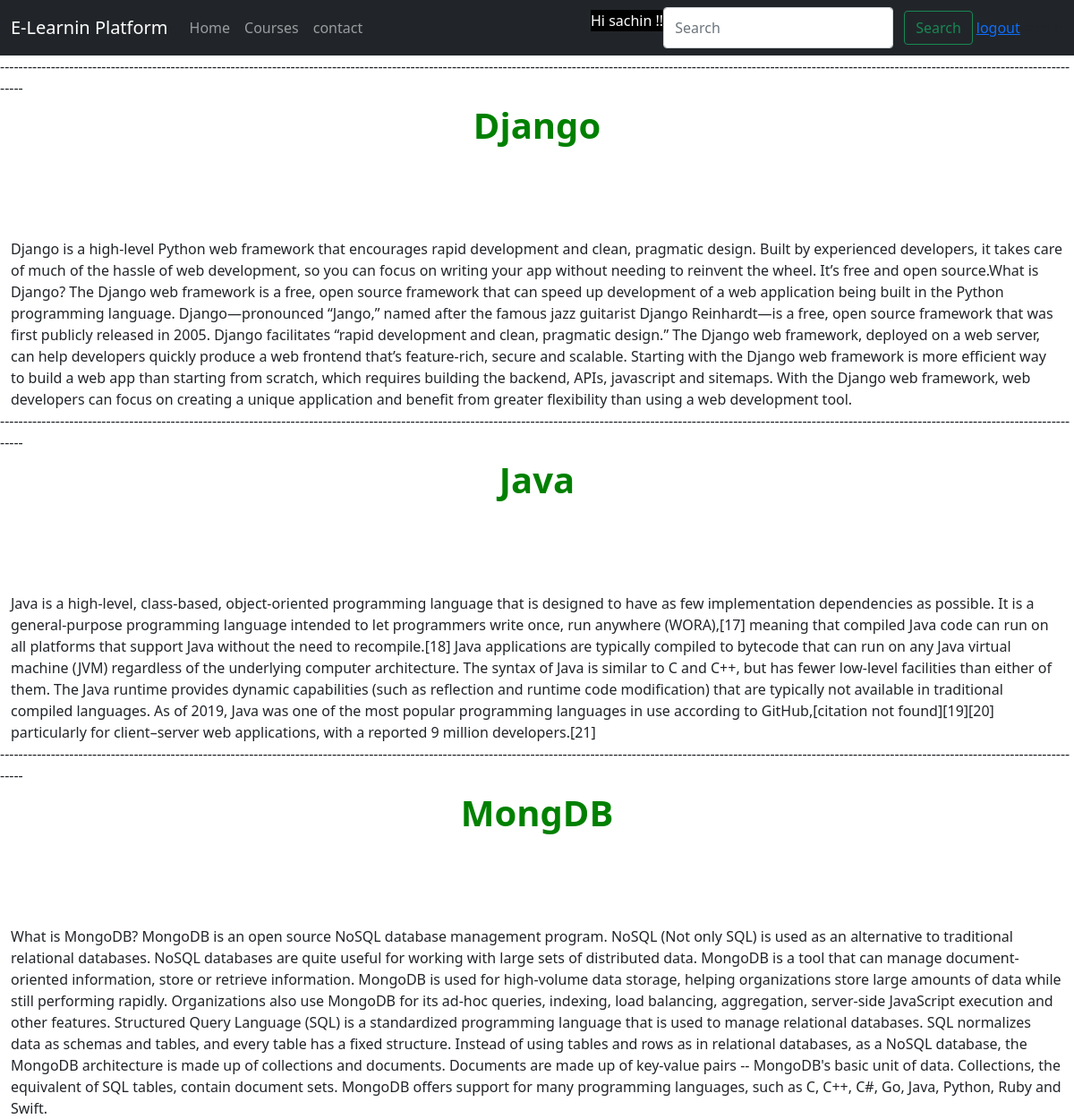
The page /courses (signed in) on the database its author committed.
### home/models.py (models this page shows)
class Videos(models.Model):
    title=models.CharField(max_length=150)
    content=models.TextField()
    video = EmbedVideoField()

### home/views.py (the view)
# urls.py: path('courses', views.course, name='courses'),
def course(request):
    videos=Videos.objects.all()
    context={ 'videos':videos,}
    return render(request, 'courses.html',context)

### template/courses.html (shortened to what this page needs)
{% extends 'base.html' %}
{% load embed_video_tags %}
        {%block body%}
        {% if user.is_authenticated %}
            {% for i in videos %}
---------------------------------------------------------------------------------------------------------------------------------------------------------------------------------------------------------------------------------------------
            <p class="text-center"> <big style="font-size:40px;
                font-weight:bold;
                color:green; ">
       {{i.title}}
    </big></p>
          <div class="container-fluid">
            {{i.content}}
          </div>
            {% endfor %}
          {% else %}
          <b>Plz Login or make a Account to Get the Courses</b>
        {% endif %}
      {%endblock body%}

### template/base.html (shortened to what this page needs)
{% load embed_video_tags %}
<!doctype html>
<html lang="en">
<head>
  <link href="https://cdn.jsdelivr.net/npm/bootstrap@5.0.2/dist/css/bootstrap.min.css" rel="stylesheet"
>
</head>
<body>
  <nav class="navbar navbar-expand-lg navbar-dark bg-dark">
    <div class="container-fluid">
      <a class="navbar-brand" href="/">E-Learnin Platform</a>
      <div class="collapse navbar-collapse" id="navbarSupportedContent">
        <ul class="navbar-nav me-auto mb-2 mb-lg-0">
          <li class="nav-item ">
            <a class="nav-link {%block homeactive%}  {%endblock homeactive%} " aria-current="page" href="/">Home</a>
          </li>
          <li class="nav-item active">
            <a class="nav-link {%block blogactive%}  {%endblock blogactive%}  " href="courses">Courses </a>
          </li>
          <li class="nav-item">
            <a class="nav-link {%block contactactive%}  {%endblock contactactive%} " href="/contact">contact</a>
          </li>
        </ul>
        {% if user.is_authenticated %}
        <p style="background-color:rgb(0, 0, 0);color:rgb(255, 255, 255);"> Hi {{request.user}}  !!</p>
        <form method="get" action="/search" class="d-flex">
          <input class="form-control me-2" type="search" placeholder="Search" aria-label="Search" name="search"
            id="search">
          <button class="btn btn-outline-success m-1" type="submit">Search</button>
        </form>
        <a href="/logout">logout</a>
        {{request.user}}
        {% endif %}
      </div>
    </div>
  </nav>
  {%block body%}
  {%endblock body%}
</body>
</html>

### rows shown on the page
Videos: title "Django", content "Django is a high-level Python web framework that encourages rapid development and clean, pragmatic design. Built by experienced developers, it takes care of much of the hassle of web development, so you can focus on writing your app without needing to reinvent the wheel. It’s free and open source.What is Django? The Django web framework is a free, open source framework that can speed up development of a web application being built in the Python programming language. Django—pronounced “Jango,” named after the famous jazz guitarist Django Reinhardt—is a free, open source framework that was first publicly released in 2005. Django facilitates “rapid development and clean, pragmatic design.” The…"
Videos: title "Java", content "Java is a high-level, class-based, object-oriented programming language that is designed to have as few implementation dependencies as possible. It is a general-purpose programming language intended to let programmers write once, run anywhere (WORA),[17] meaning that compiled Java code can run on all platforms that support Java without the need to recompile.[18] Java applications are typically compiled to bytecode that can run on any Java virtual machine (JVM) regardless of the underlying computer architecture. The syntax of Java is similar to C and C++, but has fewer low-level facilities than either of them. The Java runtime provides dynamic capabilities (such as reflection and runtime…"
Videos: title "MongDB", content "What is MongoDB? MongoDB is an open source NoSQL database management program. NoSQL (Not only SQL) is used as an alternative to traditional relational databases. NoSQL databases are quite useful for working with large sets of distributed data. MongoDB is a tool that can manage document-oriented information, store or retrieve information. MongoDB is used for high-volume data storage, helping organizations store large amounts of data while still performing rapidly. Organizations also use MongoDB for its ad-hoc queries, indexing, load balancing, aggregation, server-side JavaScript execution and other features. Structured Query Language (SQL) is a standardized programming language that is used…"

### other values the page prints
{{ request.user }} "sachin"
